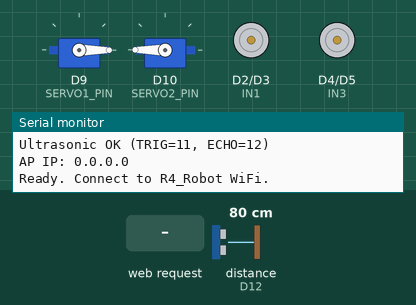
The sketch below on a simulated Arduino Uno R4 WiFi. Shown: 2 × servo, motor-driver pin pairs drawn as motors (green arrow = first pin HIGH = forward, orange = second pin HIGH = backward, longer = more drive, scaled by the enable pin), the last lines printed to the serial monitor. Wiring (inferred from the names in the program): ultrasonic range finder: trigger D11; echo D12. Inputs (shaded band) come from the test bench; at power-on: distance to the obstacle (sensor on D12) 80 cm. The echo pulse lasts 58.3 µs per cm.

Above: at 5.0 s.
5.1 s: distance to the obstacle (sensor on D12) set to 34 cm
6.6 s: distance to the obstacle (sensor on D12) set to 26 cm
At 7.3 s:
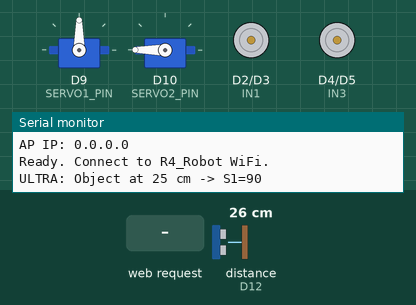
8.1 s: HTTP request GET /forward received
At 9.2 s:
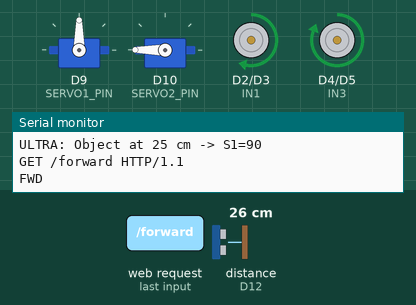
10.0 s: HTTP request GET /both? received
At 11.6 s:
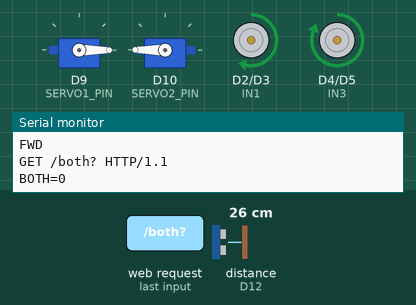
11.9 s: HTTP request GET /back received
At 13.3 s:
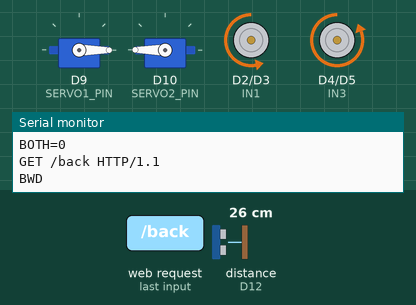
13.8 s: HTTP request GET /left received
At 14.7 s:
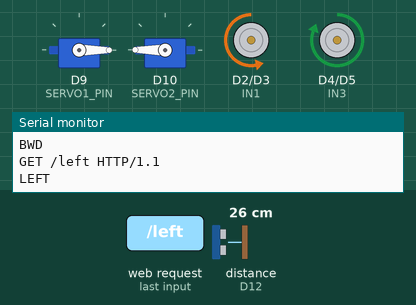
Timing chart, 0 to 17.8 s (numbered marks = the images above; inputs shaded):
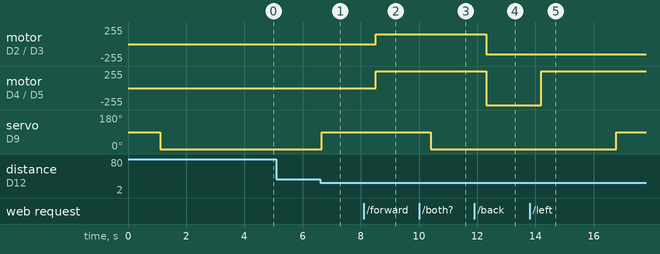

The sketch:

R4_Robot_Ultrasonic.ino
```cpp
// ============================================================
//  R4 ROBOT — WITH ULTRASONIC SENSOR
//  Arduino UNO R4 WiFi
//  Servo1: pin 9 | Servo2: pin 10
//  Motors: IN1-4 on 2,3,4,5 | ENA pin 6 | ENB pin 7
//  Ultrasonic: TRIG pin 11 | ECHO pin 12   <-- NEW
// ============================================================

#include <WiFiS3.h>
#include <Servo.h>

const char* SSID     = "R4_Robot";
const char* PASSWORD = "12345678";
WiFiServer  server(80);

#define IN1 2
#define IN2 3
#define IN3 4
#define IN4 5
#define ENA 6
#define ENB 7

int motorSpeed = 150;

#define SERVO1_PIN 9
#define SERVO2_PIN 10
Servo servo1;
Servo servo2;

// ============================================================
//  ULTRASONIC SENSOR PINS & STATE  <-- NEW
// ============================================================
#define TRIG_PIN 11
#define ECHO_PIN 12

// How often to take a distance reading (non-blocking interval)
const unsigned long ULTRA_INTERVAL_MS = 150;

// Detection threshold in centimetres
const int DETECT_CM = 30;

// How long servo1 stays at 90 before returning to 0
const unsigned long SERVO_HOLD_MS = 10000UL;

unsigned long lastUltraCheck  = 0;     // timestamp of last reading
bool          ultraTriggered  = false; // true while 10-s hold is active
unsigned long servoReturnTime = 0;     // millis() when servo1 must return to 0
int           lastDistanceCm  = 0;     // most recent measured distance

// ============================================================
//  HTML PAGE in PROGMEM (Flash) - saves RAM
// ============================================================
const char PAGE[] PROGMEM = R"===(<!DOCTYPE html>
<html lang='en'><head>
<meta charset='UTF-8'>
<meta name='viewport' content='width=device-width,initial-scale=1,maximum-scale=1,user-scalable=no'>
<title>R4 Robot</title>
<style>
:root{--bg:#0a0a0f;--card:#12121a;--border:#1e1e30;--cyan:#00f5d4;--pink:#ff2d78;--text:#e8e8f0;--muted:#555570}
*{box-sizing:border-box;margin:0;padding:0;-webkit-tap-highlight-color:transparent}
body{background:var(--bg);color:var(--text);font-family:'Courier New',monospace;padding:14px}
h1{text-align:center;font-size:1.3rem;letter-spacing:.3em;color:var(--cyan);margin-bottom:2px}
.sub{text-align:center;color:var(--muted);font-size:.65rem;letter-spacing:.2em;margin-bottom:16px}
.card{background:var(--card);border:1px solid var(--border);border-radius:12px;padding:14px;margin-bottom:12px}
.ct{font-size:.6rem;letter-spacing:.25em;color:var(--muted);text-transform:uppercase;margin-bottom:10px}
.dpad{display:grid;grid-template-columns:repeat(3,72px);grid-template-rows:repeat(3,72px);gap:6px;justify-content:center}
.btn{background:var(--bg);border:1px solid var(--border);border-radius:10px;font-size:1.6rem;cursor:pointer;display:flex;align-items:center;justify-content:center;user-select:none;touch-action:none}
.btn:active{background:var(--cyan);color:#000}
.sbtn{background:#1a0a12;border-color:var(--pink);color:var(--pink)}
.sbtn:active{background:var(--pink);color:#fff}
.emp{visibility:hidden}
.row{display:flex;align-items:center;gap:10px;margin-bottom:12px}
.row:last-child{margin-bottom:0}
.lbl{color:var(--muted);font-size:.65rem;white-space:nowrap;width:46px}
input[type=range]{flex:1;-webkit-appearance:none;height:6px;border-radius:3px;outline:none;background:linear-gradient(to right,var(--cyan) var(--p,50%),var(--border) var(--p,50%))}
input[type=range]::-webkit-slider-thumb{-webkit-appearance:none;width:26px;height:26px;border-radius:50%;background:var(--cyan);border:2px solid var(--bg);cursor:pointer}
.val{font-size:.9rem;width:40px;text-align:right}
.vc{color:var(--cyan)}.vp{color:var(--pink)}
#st{text-align:center;font-size:.6rem;color:var(--muted);letter-spacing:.1em;margin-top:8px;padding:6px;border-radius:6px;min-height:20px}
#st.ok{color:var(--cyan)}#st.er{color:var(--pink)}
.uval{font-size:2.2rem;font-weight:bold;color:var(--cyan);text-align:center;line-height:1}
.uunit{font-size:.75rem;color:var(--muted)}
.ubar-wrap{background:var(--bg);border-radius:6px;height:8px;margin:10px 0 6px;overflow:hidden}
.ubar{height:100%;border-radius:6px;transition:width .3s,background .3s;background:var(--cyan);width:0%}
.utrig{text-align:center;font-size:.65rem;color:var(--pink);min-height:14px;letter-spacing:.1em}
</style></head><body>
<h1>&#x1F916; R4 ROBOT</h1>
<p class='sub'>WIFI CONTROLLER</p>

<div class='card'>
<div class='ct'>&#9654; Drive</div>
<div class='dpad'>
<div class='btn emp'></div>
<div class='btn' ontouchstart="mo('/forward')" ontouchend="mo('/stop')" onmousedown="mo('/forward')" onmouseup="mo('/stop')">&#8679;</div>
<div class='btn emp'></div>
<div class='btn' ontouchstart="mo('/left')" ontouchend="mo('/stop')" onmousedown="mo('/left')" onmouseup="mo('/stop')">&#8678;</div>
<div class='btn sbtn' ontouchstart="mo('/stop')" onmousedown="mo('/stop')">&#9632;</div>
<div class='btn' ontouchstart="mo('/right')" ontouchend="mo('/stop')" onmousedown="mo('/right')" onmouseup="mo('/stop')">&#8680;</div>
<div class='btn emp'></div>
<div class='btn' ontouchstart="mo('/back')" ontouchend="mo('/stop')" onmousedown="mo('/back')" onmouseup="mo('/stop')">&#8681;</div>
<div class='btn emp'></div>
</div></div>

<div class='card'>
<div class='ct'>&#9889; Speed</div>
<div class='row'>
<span class='lbl'>SLOW</span>
<input type='range' min='0' max='255' value='150' oninput='spd(this)'>
<span class='lbl'>FAST</span>
<span class='val vc' id='sv'>150</span>
</div></div>

<div class='card'>
<div class='ct'>&#x1F9BE; Servo 1 &nbsp;<span id='v1' style='color:var(--pink)'>0&deg;</span></div>
<div class='row'>
<span class='lbl'>0&deg;</span>
<input type='range' id='r1' min='0' max='180' value='0' oninput='srv(1,this)'>
<span class='lbl' style='text-align:right'>180&deg;</span>
</div>
<div style='display:flex;gap:8px;justify-content:center;margin-top:4px'>
<button onclick="setS(1,0)"   style='flex:1;padding:10px;background:var(--bg);border:1px solid var(--border);color:var(--text);border-radius:8px;font-family:monospace;cursor:pointer'>0&deg;</button>
<button onclick="setS(1,90)"  style='flex:1;padding:10px;background:var(--bg);border:1px solid var(--border);color:var(--text);border-radius:8px;font-family:monospace;cursor:pointer'>90&deg;</button>
<button onclick="setS(1,180)" style='flex:1;padding:10px;background:var(--bg);border:1px solid var(--border);color:var(--text);border-radius:8px;font-family:monospace;cursor:pointer'>180&deg;</button>
</div></div>

<div class='card'>
<div class='ct'>&#x1F9BE; Servo 2 &nbsp;<span id='v2' style='color:var(--pink)'>0&deg;</span></div>
<div class='row'>
<span class='lbl'>0&deg;</span>
<input type='range' id='r2' min='0' max='180' value='0' oninput='srv(2,this)'>
<span class='lbl' style='text-align:right'>180&deg;</span>
</div>
<div style='display:flex;gap:8px;justify-content:center;margin-top:4px'>
<button onclick="setS(2,0)"   style='flex:1;padding:10px;background:var(--bg);border:1px solid var(--border);color:var(--text);border-radius:8px;font-family:monospace;cursor:pointer'>0&deg;</button>
<button onclick="setS(2,90)"  style='flex:1;padding:10px;background:var(--bg);border:1px solid var(--border);color:var(--text);border-radius:8px;font-family:monospace;cursor:pointer'>90&deg;</button>
<button onclick="setS(2,180)" style='flex:1;padding:10px;background:var(--bg);border:1px solid var(--border);color:var(--text);border-radius:8px;font-family:monospace;cursor:pointer'>180&deg;</button>
</div></div>

<div class='card'>
<div class='ct'>&#x26A1; Both Servos</div>
<div style='display:flex;gap:8px'>
<button onclick="liftBoth(180)" style='flex:1;padding:14px 0;background:var(--cyan);border:none;color:#000;border-radius:10px;font-family:monospace;font-size:.95rem;font-weight:bold;cursor:pointer'>&#8679; LIFT (180&deg;)</button>
<button onclick="liftBoth(0)"   style='flex:1;padding:14px 0;background:var(--bg);border:1px solid var(--border);color:var(--text);border-radius:10px;font-family:monospace;font-size:.95rem;cursor:pointer'>&#8681; DOWN (0&deg;)</button>
</div></div>

<!-- NEW: Ultrasonic sensor card -->
<div class='card'>
<div class='ct'>&#x1F4E1; Ultrasonic Sensor</div>
<div class='uval'><span id='ucm'>--</span> <span class='uunit'>cm</span></div>
<div class='ubar-wrap'><div class='ubar' id='ubar'></div></div>
<div class='utrig' id='utrig'></div>
</div>

<div id='st'>READY</div>

<script>
var st=document.getElementById('st');

function tf(el){el.style.setProperty('--p',(el.value-el.min)/(el.max-el.min)*100+'%');}
tf(document.getElementById('r1'));
tf(document.getElementById('r2'));

function send(url){
  st.className='';st.textContent='>> '+url;
  var x=new XMLHttpRequest();
  x.open('GET',url,true);
  x.timeout=2000;
  x.onload=function(){st.className='ok';st.textContent='OK: '+x.responseText.trim();};
  x.onerror=function(){st.className='er';st.textContent='ERROR';};
  x.ontimeout=function(){st.className='er';st.textContent='TIMEOUT';};
  x.send();
}

function mo(cmd){send(cmd);}

var ts;
function spd(el){
  tf(el);
  document.getElementById('sv').textContent=el.value;
  clearTimeout(ts);
  ts=setTimeout(function(){send('/spd?v='+el.value);},250);
}

function setS(n,a){
  document.getElementById('r'+n).value=a;
  tf(document.getElementById('r'+n));
  document.getElementById('v'+n).textContent=a+'\u00b0';
  send('/s'+n+'?a='+a);
}

function liftBoth(a){
  document.getElementById('r1').value=a; tf(document.getElementById('r1'));
  document.getElementById('v1').textContent=a+'\u00b0';
  document.getElementById('r2').value=a; tf(document.getElementById('r2'));
  document.getElementById('v2').textContent=a+'\u00b0';
  s1a=a; s2a=a;
  st.className='';st.textContent='>> BOTH -> '+a+'deg';
  var x1=new XMLHttpRequest();
  x1.open('GET','/s1?a='+a,true);
  x1.timeout=2000;
  x1.onload=function(){
    var x2=new XMLHttpRequest();
    x2.open('GET','/s2?a='+a,true);
    x2.timeout=2000;
    x2.onload=function(){st.className='ok';st.textContent='OK: BOTH='+a+'deg';};
    x2.onerror=function(){st.className='er';st.textContent='ERR S2';};
    x2.ontimeout=function(){st.className='er';st.textContent='TIMEOUT S2';};
    x2.send();
  };
  x1.onerror=function(){st.className='er';st.textContent='ERR S1';};
  x1.ontimeout=function(){st.className='er';st.textContent='TIMEOUT S1';};
  x1.send();
}

var s1a=0, s2a=0, t1, t2;
function srv(n,el){
  tf(el);
  var a=parseInt(el.value);
  if(n===1){
    s1a=a;
    document.getElementById('v1').textContent=a+'\u00b0';
    clearTimeout(t1);
    t1=setTimeout(function(){send('/s1?a='+s1a);},250);
  } else {
    s2a=a;
    document.getElementById('v2').textContent=a+'\u00b0';
    clearTimeout(t2);
    t2=setTimeout(function(){send('/s2?a='+s2a);},250);
  }
}

// NEW: Poll /ultra every 500 ms
// Response format: "distanceCm,countdown"  (countdown=-1 when idle)
setInterval(function(){
  var x=new XMLHttpRequest();
  x.open('GET','/ultra',true);
  x.timeout=1000;
  x.onload=function(){
    var p=x.responseText.split(',');
    var d=parseInt(p[0]);
    var c=parseInt(p[1]);
    var cm=document.getElementById('ucm');
    var bar=document.getElementById('ubar');
    var trig=document.getElementById('utrig');
    if(d>0){
      cm.textContent=d;
      var pct=Math.min(d,200)/200*100;
      bar.style.width=pct+'%';
      bar.style.background=(d<=30)?'var(--pink)':'var(--cyan)';
    } else {
      cm.textContent='--';
      bar.style.width='0%';
    }
    if(c>=0){
      trig.textContent='OBJECT DETECTED \u2014 S1 returns in '+c+'s';
      document.getElementById('r1').value=90;
      tf(document.getElementById('r1'));
      document.getElementById('v1').textContent='90\u00b0';
    } else {
      trig.textContent='';
    }
  };
  x.onerror=function(){};x.ontimeout=function(){};
  x.send();
},500);
</script>
</body></html>
)===";

// ============================================================
//  SETUP
// ============================================================
void setup() {
  Serial.begin(9600);
  delay(1000);
  Serial.println(F("=== R4 ROBOT BOOT ==="));

  // Motors
  pinMode(IN1,OUTPUT); pinMode(IN2,OUTPUT);
  pinMode(IN3,OUTPUT); pinMode(IN4,OUTPUT);
  pinMode(ENA,OUTPUT); pinMode(ENB,OUTPUT);
  digitalWrite(ENB, HIGH);
  digitalWrite(IN1,LOW); digitalWrite(IN2,LOW);
  digitalWrite(IN3,LOW); digitalWrite(IN4,LOW);
  analogWrite(ENA, 0);
  Serial.println(F("Motors OK"));

  // Servos - attach BEFORE WiFi, start at 0 on power-on
  servo1.attach(SERVO1_PIN);
  servo2.attach(SERVO2_PIN);
  delay(100);
  servo1.write(0);    // S1: 0 user = 0 physical
  servo2.write(180);  // S2: 0 user = 180 physical (reversed mount)
  delay(700);
  Serial.println(F("Servo1 OK (pin 9)  -> 0"));
  Serial.println(F("Servo2 OK (pin 10) -> 0"));

  // NEW: Ultrasonic sensor
  pinMode(TRIG_PIN, OUTPUT);
  pinMode(ECHO_PIN, INPUT);
  digitalWrite(TRIG_PIN, LOW);
  Serial.println(F("Ultrasonic OK (TRIG=11, ECHO=12)"));

  // WiFi AP
  WiFi.beginAP(SSID, PASSWORD);
  delay(2000);
  Serial.print(F("AP IP: "));
  Serial.println(WiFi.localIP());
  server.begin();
  Serial.println(F("Ready. Connect to R4_Robot WiFi."));
}

// ============================================================
//  NEW: Measure distance - blocks max ~25 ms (25000 us timeout)
// ============================================================
int getDistanceCm() {
  digitalWrite(TRIG_PIN, LOW);
  delayMicroseconds(2);
  digitalWrite(TRIG_PIN, HIGH);
  delayMicroseconds(10);
  digitalWrite(TRIG_PIN, LOW);
  long dur = pulseIn(ECHO_PIN, HIGH, 25000); // 25 ms timeout ~ 430 cm max
  if (dur == 0) return 0;                    // no echo = out of range
  return (int)(dur * 0.0343f / 2.0f);
}

// ============================================================
//  HTTP SEND
// ============================================================
void sendPage(WiFiClient& client) {
  client.println(F("HTTP/1.1 200 OK"));
  client.println(F("Content-Type: text/html"));
  client.println(F("Connection: close"));
  client.println();
  int len=strlen_P(PAGE), sent=0;
  char buf[65];
  while(sent<len){
    int chunk=min(64,len-sent);
    memcpy_P(buf,PAGE+sent,chunk);
    buf[chunk]='\0';
    client.write(buf,chunk);
    sent+=chunk;
  }
}

void sendOK(WiFiClient& client, const String& msg) {
  client.println(F("HTTP/1.1 200 OK"));
  client.println(F("Content-Type: text/plain"));
  client.println(F("Connection: close"));
  client.println();
  client.print(msg);
}

// ============================================================
//  LOOP
// ============================================================
void loop() {

  // ── NEW: Non-blocking ultrasonic logic ───────────────────
  unsigned long now = millis();

  // Take a reading every ULTRA_INTERVAL_MS milliseconds
  if (now - lastUltraCheck >= ULTRA_INTERVAL_MS) {
    lastUltraCheck = now;
    lastDistanceCm = getDistanceCm();

    // Only trigger when idle — prevents re-arming during the 10-s hold
    if (!ultraTriggered && lastDistanceCm > 0 && lastDistanceCm <= DETECT_CM) {
      servo1.write(90);
      ultraTriggered  = true;
      servoReturnTime = now + SERVO_HOLD_MS;
      Serial.print(F("ULTRA: Object at "));
      Serial.print(lastDistanceCm);
      Serial.println(F(" cm -> S1=90"));
    }
  }

  // Return servo1 to 0 exactly after 10 seconds
  if (ultraTriggered && now >= servoReturnTime) {
    servo1.write(0);
    ultraTriggered = false;
    Serial.println(F("ULTRA: 10s elapsed -> S1=0"));
  }
  // ─────────────────────────────────────────────────────────

  WiFiClient client = server.available();
  if (!client) return;

  // Read first HTTP line
  unsigned long t = millis();
  String req = "";
  while (client.connected() && millis()-t < 2000) {
    if (client.available()) {
      char c = client.read();
      if (c=='\r') continue;
      if (c=='\n') break;
      if (req.length() < 120) req += c;
    }
  }
  // Drain headers
  t = millis();
  while (client.connected() && millis()-t < 400) {
    if (client.available()) { client.read(); t=millis(); }
  }

  Serial.println(req);

  // Root page
  if (req.indexOf("GET / ") >= 0 || req.length() < 8) {
    sendPage(client);

  // NEW: Ultrasonic status endpoint
  // Returns: "distanceCm,countdown"  countdown=-1 when idle
  } else if (req.indexOf("/ultra") >= 0) {
    int countdown = -1;
    if (ultraTriggered) {
      unsigned long rem = (millis() < servoReturnTime)
                          ? (servoReturnTime - millis()) / 1000UL
                          : 0;
      countdown = (int)rem;
    }
    sendOK(client, String(lastDistanceCm) + "," + String(countdown));

  // Both servos together (single request fallback)
  } else if (req.indexOf("/both?") >= 0) {
    int i=req.indexOf("a="); i+=2;
    String n="";
    while(i<(int)req.length()&&isDigit(req[i])) n+=req[i++];
    int a=n.toInt();
    if(a>=0&&a<=180){
      servo1.write(a);
      servo2.write(180-a);
      Serial.print(F("BOTH=")); Serial.println(a);
    }
    sendOK(client, "BOTH="+String(a));

  // Servo 1
  } else if (req.indexOf("/s1?") >= 0) {
    int i=req.indexOf("a="); i+=2;
    String n="";
    while(i<(int)req.length()&&isDigit(req[i])) n+=req[i++];
    int a=n.toInt();
    if(a>=0&&a<=180){ servo1.write(a); Serial.print(F("S1=")); Serial.println(a); }
    sendOK(client, "S1="+String(a));

  // Servo 2
  } else if (req.indexOf("/s2?") >= 0) {
    int i=req.indexOf("a="); i+=2;
    String n="";
    while(i<(int)req.length()&&isDigit(req[i])) n+=req[i++];
    int a=n.toInt();
    if(a>=0&&a<=180){ servo2.write(180-a); Serial.print(F("S2 requested=")); Serial.print(a); Serial.print(F(" actual=")); Serial.println(180-a); }
    sendOK(client, "S2="+String(a));

  // Speed
  } else if (req.indexOf("/spd?") >= 0) {
    int i=req.indexOf("v="); i+=2;
    String n="";
    while(i<(int)req.length()&&isDigit(req[i])) n+=req[i++];
    motorSpeed=constrain(n.toInt(),0,255);
    Serial.print(F("SPD=")); Serial.println(motorSpeed);
    sendOK(client, "SPD="+String(motorSpeed));

  // Motors
  } else if (req.indexOf("/forward") >= 0) {
    analogWrite(ENA,motorSpeed);
    digitalWrite(IN1,HIGH);digitalWrite(IN2,LOW);
    digitalWrite(IN3,HIGH);digitalWrite(IN4,LOW);
    Serial.println(F("FWD"));
    sendOK(client,"FWD");

  } else if (req.indexOf("/back") >= 0) {
    analogWrite(ENA,motorSpeed);
    digitalWrite(IN1,LOW);digitalWrite(IN2,HIGH);
    digitalWrite(IN3,LOW);digitalWrite(IN4,HIGH);
    Serial.println(F("BWD"));
    sendOK(client,"BWD");

  } else if (req.indexOf("/left") >= 0) {
    analogWrite(ENA,motorSpeed);
    digitalWrite(IN1,LOW);digitalWrite(IN2,HIGH);
    digitalWrite(IN3,HIGH);digitalWrite(IN4,LOW);
    Serial.println(F("LEFT"));
    sendOK(client,"LEFT");

  } else if (req.indexOf("/right") >= 0) {
    analogWrite(ENA,motorSpeed);
    digitalWrite(IN1,HIGH);digitalWrite(IN2,LOW);
    digitalWrite(IN3,LOW);digitalWrite(IN4,HIGH);
    Serial.println(F("RIGHT"));
    sendOK(client,"RIGHT");

  } else if (req.indexOf("/stop") >= 0) {
    digitalWrite(IN1,LOW);digitalWrite(IN2,LOW);
    digitalWrite(IN3,LOW);digitalWrite(IN4,LOW);
    analogWrite(ENA,0);
    Serial.println(F("STOP"));
    sendOK(client,"STOP");

  } else {
    sendOK(client,"?");
  }

  delay(10);
  client.stop();
}
```

Measured:
- the behaviour switches between 31 and 30 cm on distance to the obstacle (sensor on D12) (found by bisection; images 0 and 1)
- after the input at 5.1 s, every drawn part: stays the same
- after the input at 6.6 s, servo on D9 (SERVO1_PIN): 0° → 90° after 0.06 s
- after the input at 8.1 s, motor on D2 (IN1) / D3 (IN2): stopped → forward 150/255 after 0.41 s; motor on D4 (IN3) / D5 (IN4): stopped → forward 255/255 after 0.41 s
- after the input at 10.0 s, servo on D9 (SERVO1_PIN): 90° → 0° after 0.41 s
- after the input at 11.9 s, motor on D2 (IN1) / D3 (IN2): forward 150/255 → backward 150/255 after 0.41 s; motor on D4 (IN3) / D5 (IN4): forward 255/255 → backward 255/255 after 0.41 s
- after the input at 13.8 s, motor on D4 (IN3) / D5 (IN4): backward 255/255 → forward 255/255 after 0.41 s
